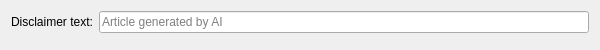
<?xml version="1.0" encoding="UTF-8"?>
<ui version="4.0">
 <class>WidgetCommonBlocAiDisclaimer</class>
 <widget class="QWidget" name="WidgetCommonBlocAiDisclaimer">
  <property name="geometry">
   <rect>
    <x>0</x>
    <y>0</y>
    <width>600</width>
    <height>50</height>
   </rect>
  </property>
  <property name="windowTitle">
   <string>AI Disclaimer</string>
  </property>
  <layout class="QFormLayout" name="formLayout">
   <property name="fieldGrowthPolicy">
    <enum>QFormLayout::AllNonFixedFieldsGrow</enum>
   </property>
   <item row="0" column="0">
    <widget class="QLabel" name="labelText">
     <property name="text">
      <string>Disclaimer text:</string>
     </property>
    </widget>
   </item>
   <item row="0" column="1">
    <widget class="QLineEdit" name="lineEditText">
     <property name="placeholderText">
      <string>Article generated by AI</string>
     </property>
    </widget>
   </item>
  </layout>
 </widget>
 <resources/>
 <connections/>
</ui>
